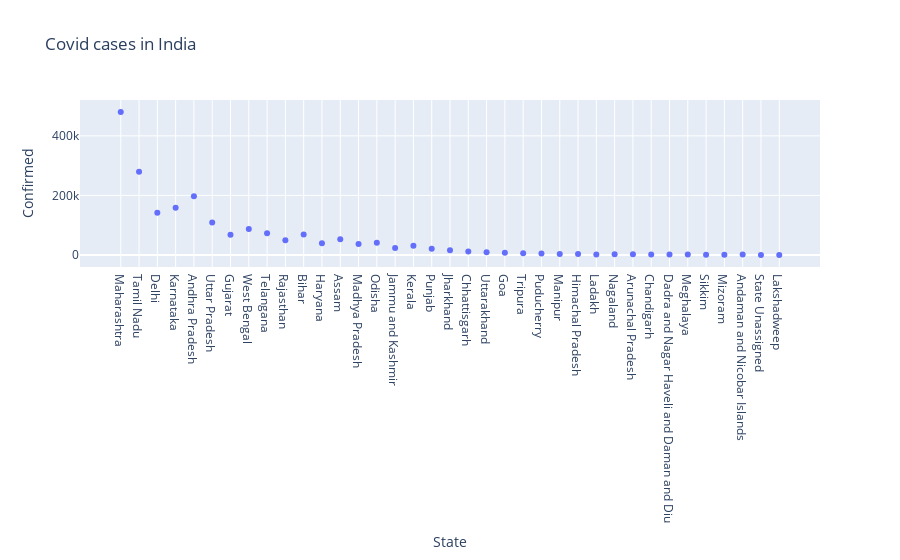

Notebook source saved alongside this figure:
### Code cell
#----------- Scatter plot using plotly express

px.scatter(df, x = 'State', y = 'Confirmed', title = 'Covid cases in India')

### Figure 1 — Plotly figure (JSON) as saved in the notebook; plotly's stock layout.template omitted (floating-point values rounded to 4 significant figures)
{"data": [{"hovertemplate": "State=%{x}<br>Confirmed=%{y}<extra></extra>", "legendgroup": "", "marker": {"color": "#636efa", "symbol": "circle"}, "mode": "markers", "name": "", "orientation": "v", "showlegend": false, "type": "scatter", "x": ["Maharashtra", "Tamil Nadu", "Delhi", "Karnataka", "Andhra Pradesh", "Uttar Pradesh", "Gujarat", "West Bengal", "Telangana", "Rajasthan", "Bihar", "Haryana", "Assam", "Madhya Pradesh", "Odisha", "Jammu and Kashmir", "Kerala", "Punjab", "Jharkhand", "Chhattisgarh", "Uttarakhand", "Goa", "Tripura", "Puducherry", "Manipur", "Himachal Pradesh", "Ladakh", "Nagaland", "Arunachal Pradesh", "Chandigarh", "Dadra and Nagar Haveli and Daman and Diu", "Meghalaya", "Sikkim", "Mizoram", "Andaman and Nicobar Islands", "State Unassigned", "Lakshadweep"], "xaxis": "x", "y": [479779, 279144, 141531, 158254, 196789, 108974, 67811, 86754, 73050, 48996, 68148, 39303, 52818, 36564, 40717, 23454, 30449, 20891, 15756, 11020, 8623, 7614, 5740, 4621, 3217, 3047, 1595, 2580, 1948, 1327, 1415, 990, 829, 538, 1123, 0, 0], "yaxis": "y"}], "layout": {"legend": {"tracegroupgap": 0}, "title": {"text": "Covid cases in India"}, "xaxis": {"anchor": "y", "domain": [0, 1], "title": {"text": "State"}}, "yaxis": {"anchor": "x", "domain": [0, 1], "title": {"text": "Confirmed"}}}}
